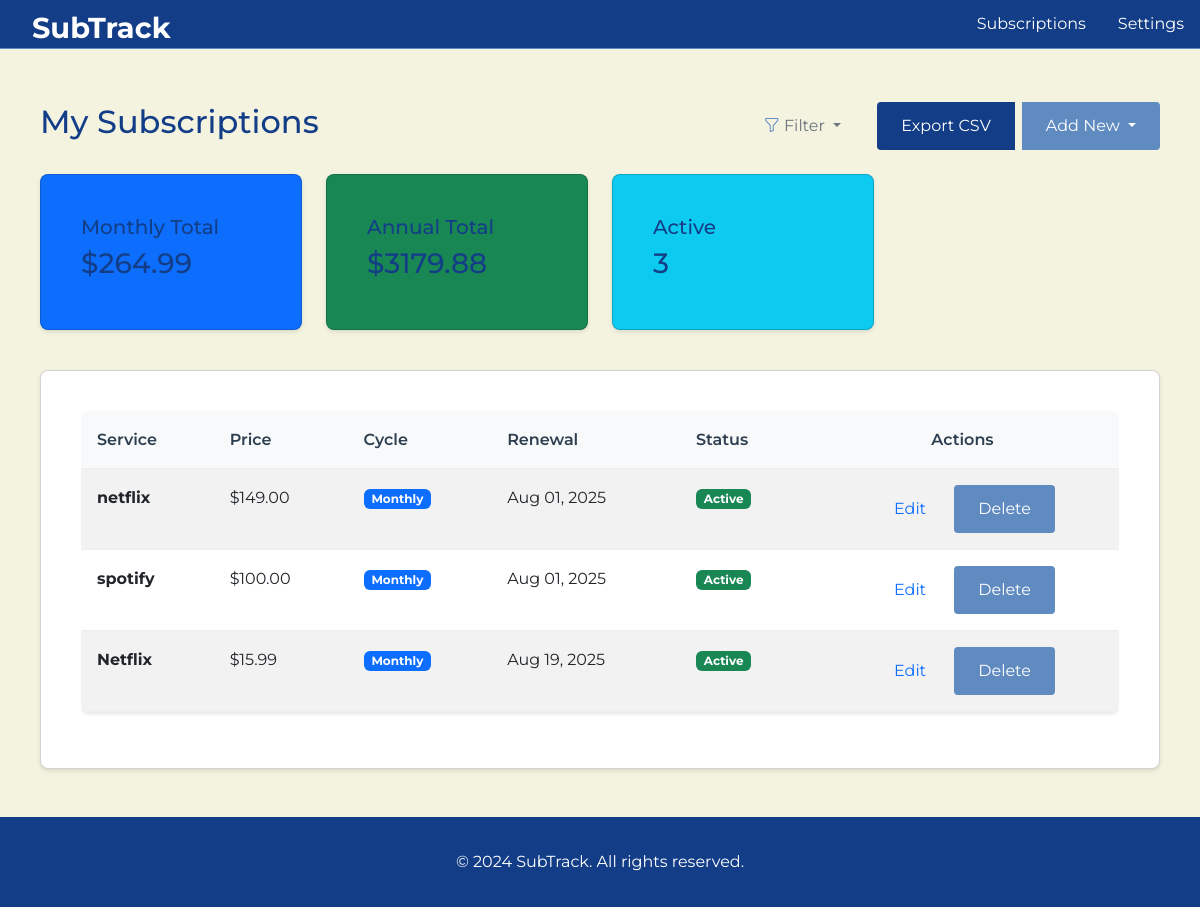
Page /subscriptions/ (signed in) on the committed database.
### subscriptions/models.py (models this page shows, shortened)
class Subscription(models.Model):
    BILLING_CYCLE_CHOICES = [
        ('monthly', 'Monthly'),
        ('yearly', 'Yearly'),
    ]
    user = models.ForeignKey(
        User,
        on_delete=models.CASCADE,
        related_name='subscriptions',
        help_text="The user who owns this subscription"
    )
    service_name = models.CharField(
        max_length=100,
        help_text="Name of the subscription service (e.g., Netflix, Spotify)"
    )
    price = models.DecimalField(
        max_digits=10,
        decimal_places=2,
        validators=[MinValueValidator(Decimal('0.01'))],
        help_text="Monthly or yearly price of the subscription"
    )
    billing_cycle = models.CharField(
        max_length=10,
        choices=BILLING_CYCLE_CHOICES,
        default='monthly',
        help_text="Billing frequency for the subscription"
    )
    renewal_date = models.DateField(
        help_text="Next renewal date for the subscription"
    )
    created_at = models.DateTimeField(auto_now_add=True)
    updated_at = models.DateTimeField(auto_now=True)
    class Meta:
        ordering = ['renewal_date']
        verbose_name = "Subscription"
        verbose_name_plural = "Subscriptions"
    @property
    def annual_cost(self):
        if self.billing_cycle == 'yearly':
            return self.price
        else:  # monthly
            return self.price * 12
    @property
    def monthly_cost(self):
        if self.billing_cycle == 'monthly':
            return self.price
        else:  # yearly
            return self.price / 12
    def is_due_soon(self, days=7):
        from django.utils import timezone
        from datetime import timedelta
        today = timezone.now().date()
        due_date = self.renewal_date - timedelta(days=days)
        return today >= due_date
    def is_overdue(self):
        from django.utils import timezone
        today = timezone.now().date()
        return today > self.renewal_date

### subscriptions/views.py (the view)
# urls.py: path('', views.SubscriptionListView.as_view(), name='subscription_list'),
class SubscriptionListView(LoginRequiredMixin, ListView):
    model = Subscription
    template_name = 'subscriptions/list.html'
    context_object_name = 'subscriptions'
    paginate_by = 10
    def get_queryset(self):
        qs = Subscription.objects.filter(user=self.request.user)
        billing_cycle = self.request.GET.get('billing_cycle')
        status = self.request.GET.get('status')
        min_price = self.request.GET.get('min_price')
        max_price = self.request.GET.get('max_price')
        from django.utils import timezone
        today = timezone.now().date()
        if billing_cycle in ['monthly', 'yearly']:
            qs = qs.filter(billing_cycle=billing_cycle)
        if status == 'due_soon':
            from datetime import timedelta
            due_soon_date = today + timedelta(days=7)
            qs = qs.filter(renewal_date__gt=today, renewal_date__lte=due_soon_date)
        elif status == 'overdue':
            qs = qs.filter(renewal_date__lt=today)
        elif status == 'active':
            from datetime import timedelta
            due_soon_date = today + timedelta(days=7)
            qs = qs.filter(renewal_date__gt=due_soon_date)
        if min_price:
            try:
                qs = qs.filter(price__gte=float(min_price))
            except ValueError:
                pass
        if max_price:
            try:
                qs = qs.filter(price__lte=float(max_price))
            except ValueError:
                pass
        return qs
    def get_context_data(self, **kwargs):
        context = super().get_context_data(**kwargs)
        full_queryset = self.get_queryset()
        total_monthly = sum(sub.monthly_cost for sub in full_queryset)
        total_annual = sum(sub.annual_cost for sub in full_queryset)
        from django.utils import timezone
        from datetime import timedelta
        due_soon_date = timezone.now().date() + timedelta(days=7)
        due_soon = full_queryset.filter(renewal_date__lte=due_soon_date)
        context.update({
            'total_monthly': total_monthly,
            'total_annual': total_annual,
            'due_soon': due_soon,
            'filter_billing_cycle': self.request.GET.get('billing_cycle', ''),
            'filter_status': self.request.GET.get('status', ''),
            'filter_min_price': self.request.GET.get('min_price', ''),
            'filter_max_price': self.request.GET.get('max_price', ''),
        })
        return context

### templates/subscriptions/list.html (shortened to what this page needs)
{% extends 'base.html' %}
{% block content %}
<div class="container">
    <div class="row mb-4 align-items-center">
        <div class="col">
            <h2>My Subscriptions</h2>
        </div>
        <div class="col text-end">
            <div class="d-inline-block me-2">
                <div class="dropdown">
                    <button class="btn btn-outline-secondary dropdown-toggle" type="button" id="filterDropdown" data-bs-toggle="dropdown" aria-expanded="false">
                        <i class="bi bi-funnel"></i> Filter
                    </button>
                </div>
            </div>
            <div class="btn-group">
                <a href="{% url 'subscriptions:export_csv' %}" class="btn btn-outline-success me-2">Export CSV</a>
                <button type="button" class="btn btn-primary dropdown-toggle" data-bs-toggle="dropdown" aria-expanded="false">
                    Add New
                </button>
            </div>
        </div>
    </div>
    <div class="row mb-4">
        <div class="col-md-3">
            <div class="card bg-primary text-white">
                <div class="card-body">
                    <h5>Monthly Total</h5>
                    <h3>${{ total_monthly|floatformat:2 }}</h3>
                </div>
            </div>
        </div>
        <div class="col-md-3">
            <div class="card bg-success text-white">
                <div class="card-body">
                    <h5>Annual Total</h5>
                    <h3>${{ total_annual|floatformat:2 }}</h3>
                </div>
            </div>
        </div>
        <div class="col-md-3">
            <div class="card bg-info text-white">
                <div class="card-body">
                    <h5>Active</h5>
                    <h3>{{ subscriptions.count }}</h3>
                </div>
            </div>
        </div>
    </div>
    {% if subscriptions %}
        <div class="card">
            <div class="card-body">
                <div class="table-responsive">
                    <table class="table table-striped">
                        <thead>
                            <tr>
                                <th>Service</th>
                                <th>Price</th>
                                <th>Cycle</th>
                                <th>Renewal</th>
                                <th>Status</th>
                                <th class="text-center">Actions</th>
                            </tr>
                        </thead>
                        <tbody>
                            {% for subscription in subscriptions %}
                            <tr>
                                <td><strong>{{ subscription.service_name }}</strong></td>
                                <td>${{ subscription.price }}</td>
                                <td>
                                    <span class="badge {% if subscription.billing_cycle == 'monthly' %}bg-primary{% else %}bg-danger{% endif %}">
                                        {{ subscription.get_billing_cycle_display }}
                                    </span>
                                </td>
                                <td>{{ subscription.renewal_date|date:"M d, Y" }}</td>
                                <td>
                                    {% if subscription.is_overdue %}
                                        <span class="badge bg-danger">Overdue</span>
                                    {% elif subscription.is_due_soon %}
                                        <span class="badge bg-warning">Due Soon</span>
                                    {% else %}
                                        <span class="badge bg-success">Active</span>
                                    {% endif %}
                                </td>
                                <td class="text-center">
                                    <a href="{% url 'subscriptions:subscription_update' subscription.pk %}" class="btn btn-sm btn-outline-primary">Edit</a>
                                    <a href="{% url 'subscriptions:subscription_delete' subscription.pk %}" class="btn btn-sm btn-outline-danger">Delete</a>
                                </td>
                            </tr>
                            {% endfor %}
                        </tbody>
                    </table>
                </div>
            </div>
        </div>
    {% else %}
        <div class="text-center py-5">
            <h4>No subscriptions found</h4>
            <p class="text-muted">Start tracking your subscriptions by adding your first one!</p>
            <a href="{% url 'subscriptions:subscription_create' %}" class="btn btn-primary">Add First Subscription</a>
        </div>
    {% endif %}
</div>
{% endblock %}

### static/css/style.css (style rules this page uses)
* { margin: 0; padding: 0; box-sizing: border-box; }
body { font-family: 'Segoe UI', Tahoma, Geneva, Verdana, sans-serif; line-height: 1.6; color: #333; background-color: #f8f9fa; }
.container { max-width: 1200px; margin: 0 auto; padding: 0 20px; }
.btn { display: inline-block; padding: 0.75rem 1.5rem; border: none; border-radius: 4px; text-decoration: none; font-size: 1rem; cursor: pointer; transition: background-color 0.3s; }
.btn-primary { background-color: #3498db; color: white; }
.card { background: white; border-radius: 8px; box-shadow: 0 2px 4px rgba(0,0,0,0.1); padding: 1.5rem; margin-bottom: 1rem; }
.table { width: 100%; border-collapse: collapse; background: white; border-radius: 8px; overflow: hidden; box-shadow: 0 2px 4px rgba(0,0,0,0.1); }
.table th, .table td { padding: 1rem; text-align: left; border-bottom: 1px solid #eee; }
.table th { background-color: #f8f9fa; font-weight: 600; color: #2c3e50; }

### templates/base.html (style rules this page uses)
:root { --main-bg: #F3F3E0; --primary: #133E87; --accent: #608BC1; --highlight: #CBDCEB; --text-main: #133E87; --text-secondary: #333; }
html, body { font-family: 'Montserrat', Arial, sans-serif; background: var(--main-bg) !important; color: var(--text-main); }
body { padding-top: 70px !important; }
.bi { color: var(--accent); }
.card-title, .display-3, .display-4, h1, h2, h3, h4, h5, h6 { color: var(--primary); }
.card-text, .lead, p, span, label { color: var(--text-secondary); }
.btn-primary { background: var(--accent); border: none; color: #fff; }
.btn-outline-success { color: #fff; background: var(--primary); border: none; }
.btn-outline-danger { color: #fff; background: var(--accent); border: none; }
header, main, .container { border: none !important; background: transparent !important; box-shadow: none !important; }

### rows in the picture
Subscription: service_name "netflix", price "149.00", billing_cycle "Monthly", renewal_date "Aug 01, 2025", shows "Active"
Subscription: service_name "spotify", price "100.00", billing_cycle "Monthly", renewal_date "Aug 01, 2025", shows "Active"
Subscription: service_name "Netflix", price "15.99", billing_cycle "Monthly", renewal_date "Aug 19, 2025", shows "Active"

### other values in the picture
{{ total_monthly|floatformat:2 }} "264.99"
{{ total_annual|floatformat:2 }} "3179.88"
{{ subscriptions.count }} "3"
